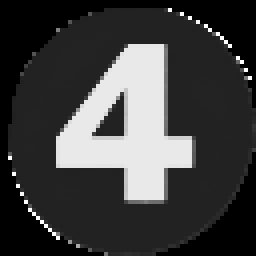
#> input picture V2nb64.png, 64 x 64 px (shown 4 times larger)
$ python number.py
#> lines starting #> are read from the running program, lines starting #| are printed output that depends on the picture; after the words box and inside, x2 and y2 are one past the last pixel; in counts of white or black regions, pixels touching at a corner belong together
import cv2
import numpy as np

def modify_black_transparency(image_path, output_path):
    """
    读取图片并将黑色部分的透明度改为200，但保持原本透明度为0的区域不变

    Args:
        image_path: 输入图片路径
        output_path: 输出图片路径
    """
#> called with image_path = 'V2nb64.png', output_path = 'V2nb64_modified.png'
    # 读取图片，保持原有的alpha通道
    img = cv2.imread(image_path, cv2.IMREAD_UNCHANGED)
#> img is the input picture: shape (64, 64, 4); mean B, G, R, A 62.9, 62.9, 62.9, 185.5

    if img is None:
        print(f"无法读取图片: {image_path}")
        return

    # 如果图片没有alpha通道，则添加一个全不透明的alpha通道
    if img.shape[-1] == 3:
        bgra_img = cv2.cvtColor(img, cv2.COLOR_BGR2BGRA)
    else:
        bgra_img = img.copy()

    # 分离BGR和Alpha通道
    bgr_channels = bgra_img[:, :, :3]
    alpha_channel = bgra_img[:, :, 3]
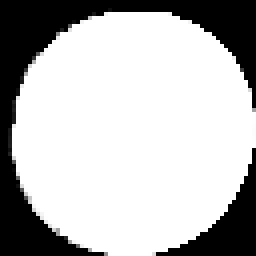
#> alpha_channel: shape (64, 64) (shown 4 times larger); min 0, max 255, mean 185.5

    # 创建一个掩码，标记原本透明度为0的区域
    original_transparent_mask = (alpha_channel == 0)
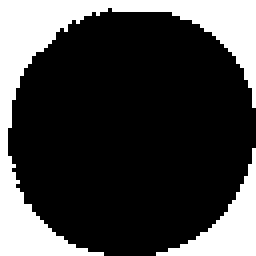
#> original_transparent_mask: shape (64, 64) bool (shown 4 times larger); 26.3% white; 2 white regions, box (x1, y1, x2, y2) and area: (0, 0, 64, 64) 862, (39, 37, 64, 64) 216

    # 计算每个像素的亮度值（灰度）
    gray = cv2.cvtColor(bgr_channels, cv2.COLOR_BGR2GRAY)

    # 创建黑色区域的掩码（接近黑色的像素）
    # 设定阈值为30，即像素值小于30的被认为是黑色
    _, black_mask = cv2.threshold(gray, 30, 255, cv2.THRESH_BINARY_INV)
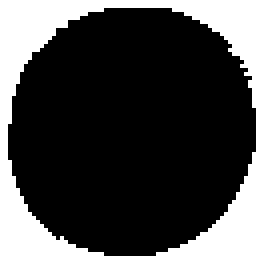
#> black_mask: shape (64, 64) (shown 4 times larger); 24.5% white; 2 white regions, box (x1, y1, x2, y2) and area: (0, 0, 64, 64) 788, (39, 38, 64, 64) 215
    black_mask = black_mask.astype(np.uint8)

    # 结合黑色区域和非透明区域的掩码，只对非完全透明的黑色区域进行处理
    combined_mask = np.bitwise_and(black_mask, ~original_transparent_mask)
#> combined_mask: shape (64, 64); every value is 0

    # 将黑色区域的透明度设置为200（但排除原本透明度为0的区域）
    alpha_channel[combined_mask == 255] = 200

    # 合并通道
    modified_img = np.dstack([bgr_channels, alpha_channel])

    # 保存修改后的图片
    cv2.imwrite(output_path, modified_img)
    print(f"图片已保存到: {output_path}")


if __name__ == "__main__":
    input_image_path = "V2nb64.png"
    output_image_path = "V2nb64_modified.png"

    modify_black_transparency(input_image_path, output_image_path)
